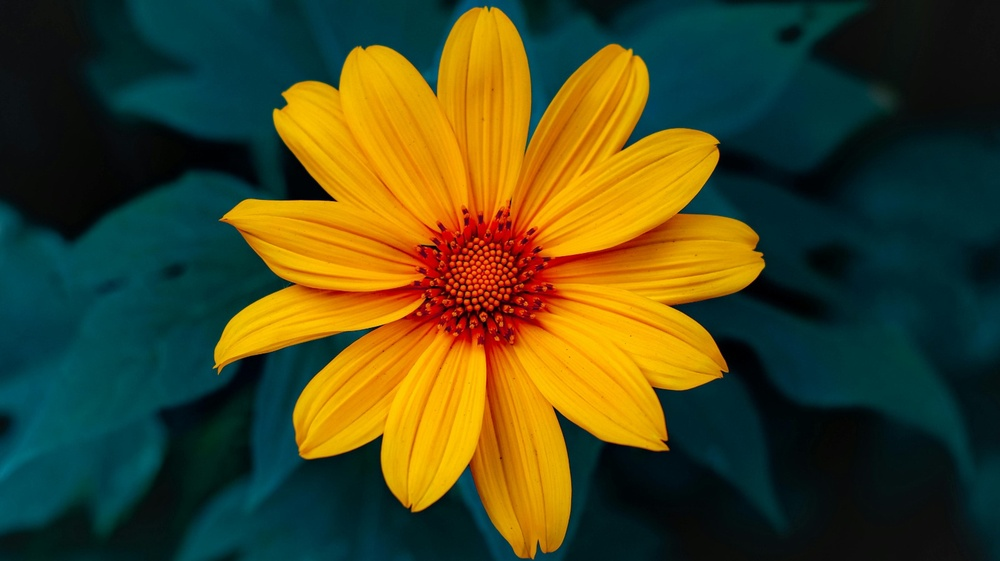
#> input picture image.jpg, 1000 x 561 px, shrunk from 1600 x 898 before the run
$ python exp4.py
#> lines starting #> are read from the running program, lines starting #| are printed output that depends on the picture
import cv2
import numpy as np
import matplotlib.pyplot as plt


img=cv2.imread('image.jpg', 0)
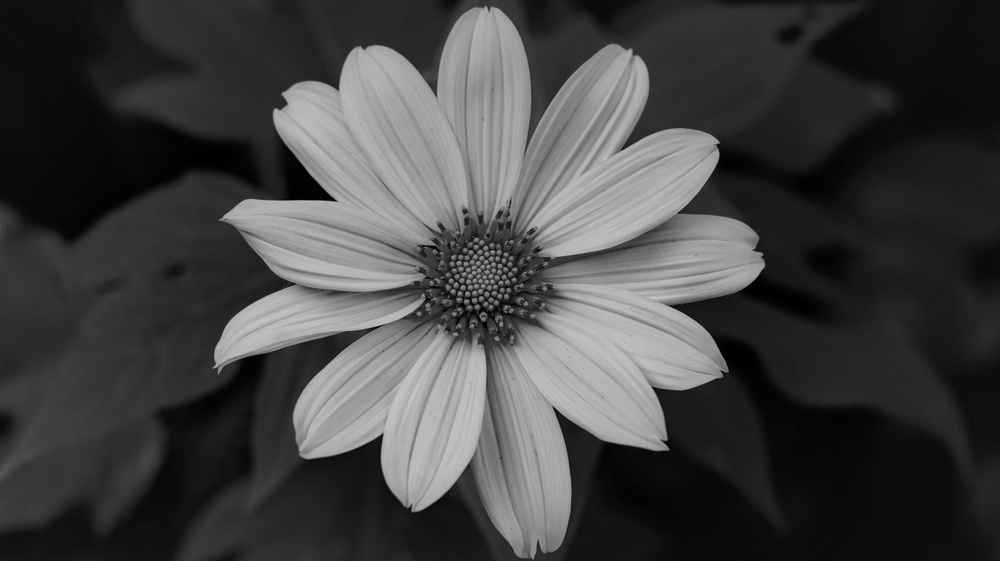
#> img: shape (561, 1000); min 0, max 198, mean 66.7
f=np.fft.fft2(img)
fshift=np.fft.fftshift(f)
rows, cols = img.shape
#> rows = 561; cols = 1000
crow, ccol = rows//2 , cols//2
#> crow = 280; ccol = 500

mask_lp = np.zeros((rows, cols), np.uint8)
mask_lp[crow-30:crow+30, ccol-30:ccol+30] = 1
mask_hp = 1 - mask_lp

lp = np.fft.ifft2(np.fft.ifftshift(fshift * mask_lp))

hp = np.fft.ifft2(np.fft.ifftshift(fshift * mask_hp))

plt.figure(figsize=(10, 4))
plt.subplot(1, 3, 1), plt.imshow(img, cmap='gray'), plt.title('Original'); plt.axis('off')
plt.subplot(1, 3, 2), plt.imshow(np.abs(lp), cmap='gray'), plt.title('Low Pass Filtered'); plt.axis('off')
plt.subplot(1, 3, 3), plt.imshow(np.abs(hp), cmap='gray'), plt.title('High Pass Filtered'); plt.axis('off')
plt.show()
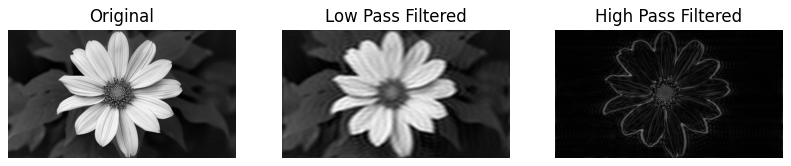
#> figure drawn by matplotlib, 3 panels
